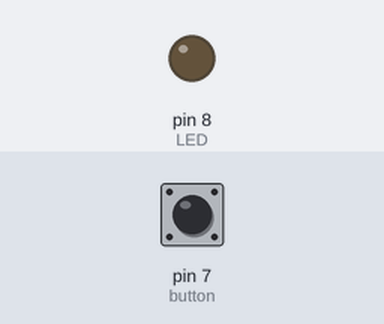
Bench run of a sketch on a simulated Arduino Uno, built with avr-gcc and run on an emulated ATmega328P. Parts: output pins drawn as LEDs (lit = HIGH). Dashed ring = blinking. Inputs (shaded band) come from the test bench; at power-on: pin 7 (button) HIGH.

Above: at 1.2 s.
1.3 s: pin 7 (button) pulsed LOW 5 times (0.12 s each, 0.3 s apart)
At 1.85 s:
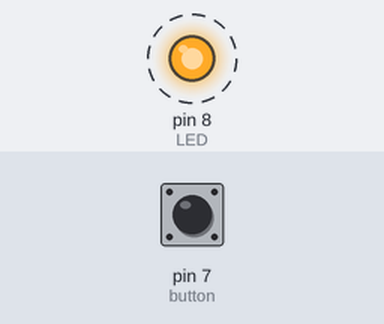
4.3 s: pin 7 (button) pulled LOW for 0.15 s
At 4.7 s:
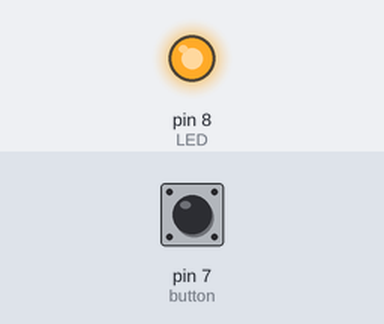
5.9 s: pin 7 (button) pulled LOW for 1 s
At 7.2 s:
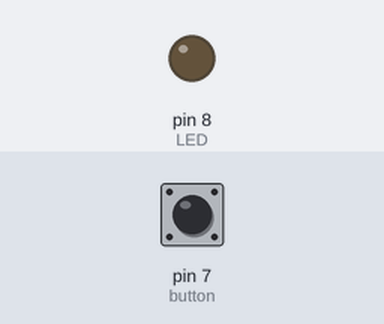
Timing chart, 0 to 8.9 s (numbered marks = the images above; inputs shaded):
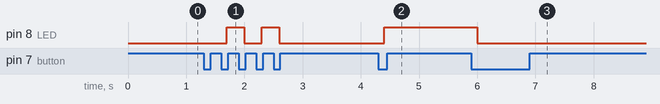

The sketch:

LED_x_Button.ino
```cpp
byte button=7;
byte LED=8;
byte pre_state=1;
byte cur_state=1;
byte state=0;
void setup()
{
  pinMode(LED,OUTPUT);
  pinMode(button,INPUT);
}


void loop()
{
    cur_state = digitalRead(button);

//    if(cur_state==1){
//      digitalWrite(LED,HIGH);
//
//    }
//    else {
//      digitalWrite(LED,LOW);
//    }
  if ( cur_state == 0 && pre_state == 1){
    delay(100);
    digitalWrite(LED,state);
    pre_state = cur_state;
    state=!state;
  }
  if ( cur_state==1 && pre_state==0){
    delay(50);
    pre_state = cur_state;

  }
}
// this is the reference code
```

Measured:
- after the input at 1.3 s, pin 8 (LED): alternates HIGH for 0.30 s and LOW for 0.30 s, 4 changes in all, then stays LOW, starting after 0.40 s
- after the input at 4.3 s, pin 8 (LED): LOW → HIGH after 0.10 s
- after the input at 5.9 s, pin 8 (LED): HIGH → LOW after 0.10 s
